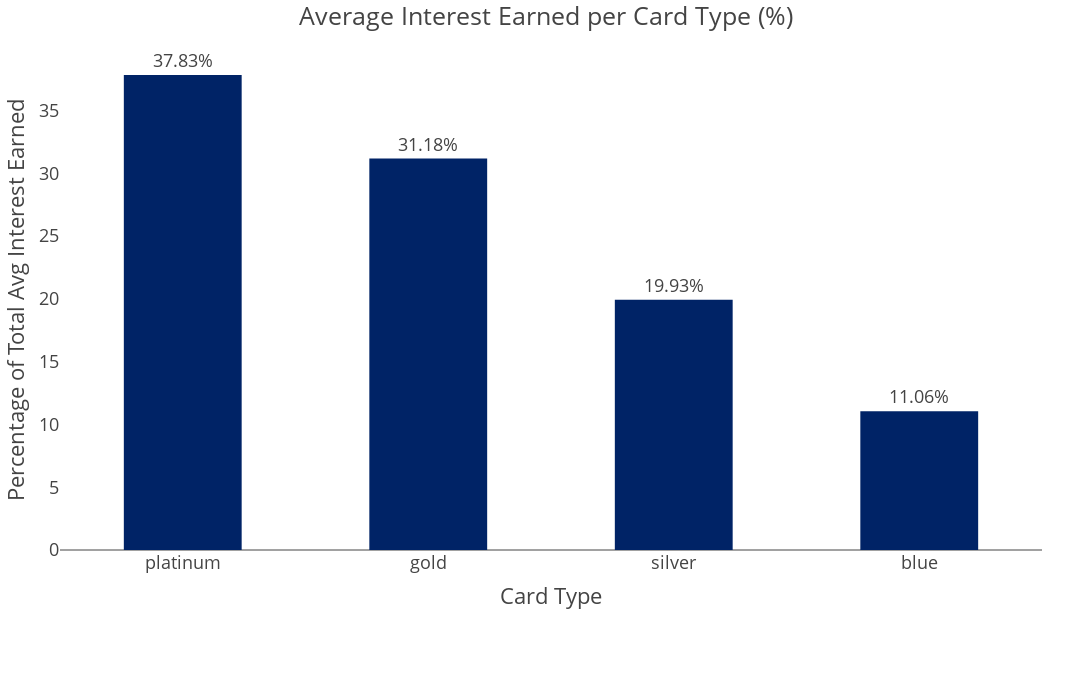

Source (notebook cell):
### Code cell
fig = px.bar(
    avg_interest_by_card,
    x='Card_Category',
    y='percentage',
    title='Average Interest Earned per Card Type (%)',
    color_discrete_sequence=['#002366'],
    text='percentage',
    height=700,
    width=1100
)

fig.update_layout(
    template="presentation",
    xaxis_title="Card Type",
    yaxis_title="Percentage of Total Avg Interest Earned",
    legend_title_text=None,
    bargap=0.4,
    bargroupgap=0.2, 
    margin=dict(l=60, r=50, t=50, b=150),
    paper_bgcolor="rgba(0, 0, 0, 0)",
    plot_bgcolor="rgba(0, 0, 0, 0)",
    xaxis=dict(showgrid=False),
    yaxis=dict(showgrid=False)
)

fig.update_traces(
    texttemplate="%{text:.2f}%",
    textposition="outside",
    marker_line_width=0
)

fig.write_image(os.path.join(results_dir, 'Avg_Interest_by_Card_Type.jpg'))
fig.write_image(os.path.join(results_dir, 'Avg_Interest_by_Card_Type.png'))
fig.write_html(os.path.join(results_dir, 'Avg_Interest_by_Card_Type.html'))

fig.show()

### Figure 1 — Plotly figure (JSON) as saved in the notebook; plotly's stock layout.template omitted (floating-point values rounded to 4 significant figures)
{"data": [{"hovertemplate": "Card_Category=%{x}<br>percentage=%{text}<extra></extra>", "legendgroup": "", "marker": {"color": "#002366", "line": {"width": 0}, "pattern": {"shape": ""}}, "name": "", "orientation": "v", "showlegend": false, "text": [37.83, 31.18, 19.93, 11.06], "textposition": "outside", "texttemplate": "%{text:.2f}%", "type": "bar", "x": ["platinum", "gold", "silver", "blue"], "xaxis": "x", "y": [37.83, 31.18, 19.93, 11.06], "yaxis": "y"}], "layout": {"bargap": 0.4, "bargroupgap": 0.2, "barmode": "relative", "height": 700, "legend": {"tracegroupgap": 0}, "margin": {"b": 150, "l": 60, "r": 50, "t": 50}, "paper_bgcolor": "rgba(0, 0, 0, 0)", "plot_bgcolor": "rgba(0, 0, 0, 0)", "title": {"text": "Average Interest Earned per Card Type (%)"}, "width": 1100, "xaxis": {"anchor": "y", "autorange": true, "domain": [0, 1], "range": [-0.5, 3.5], "showgrid": false, "title": {"text": "Card Type"}, "type": "category"}, "yaxis": {"anchor": "x", "autorange": true, "domain": [0, 1], "range": [0, 39.82], "showgrid": false, "title": {"text": "Percentage of Total Avg Interest Earned"}, "type": "linear"}}}
